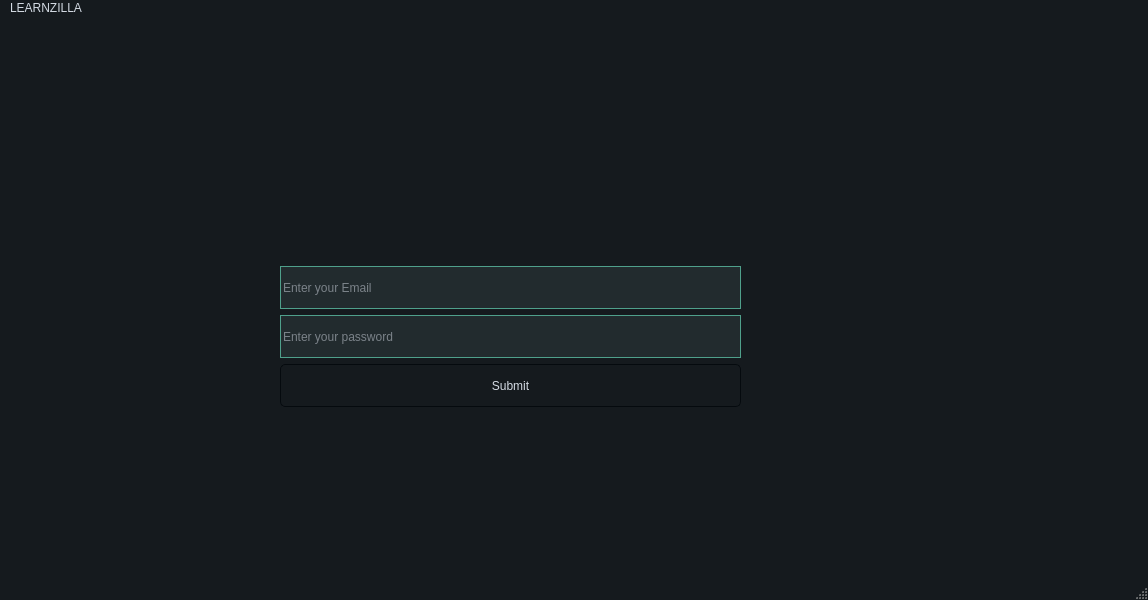
<?xml version="1.0" encoding="UTF-8"?>
<ui version="4.0">
 <class>MainWindow</class>
 <widget class="QMainWindow" name="MainWindow">
  <property name="geometry">
   <rect>
    <x>0</x>
    <y>0</y>
    <width>1148</width>
    <height>600</height>
   </rect>
  </property>
  <property name="font">
   <font>
    <family>Roman</family>
    <italic>false</italic>
    <bold>true</bold>
   </font>
  </property>
  <property name="windowTitle">
   <string>MainWindow</string>
  </property>
  <property name="styleSheet">
   <string notr="true">/*
ManjaroMix Style Sheet for QT Applications
Author: Jaime A. Quiroga P.
Company: GTRONICK
Last updated: 25/02/2020, 15:42.
Available at: https://github.com/GTRONICK/QSS/blob/master/ManjaroMix.qss
*/
QMainWindow {
	background-color:#151a1e;
}
QCalendar {
	background-color: #151a1e;
}
QTextEdit {
	border-width: 1px;
	border-style: solid;
	border-color: #4fa08b;
	background-color: #222b2e;
	color: #d3dae3;
}
QPlainTextEdit {
	border-width: 1px;
	border-style: solid;
	border-color: #4fa08b;
	background-color: #222b2e;
	color: #d3dae3;
}
QToolButton {
	border-style: solid;
	border-top-color: qlineargradient(spread:pad, x1:0.5, y1:1, x2:0.5, y2:0, stop:0 rgb(215, 215, 215), stop:1 rgb(222, 222, 222));
	border-right-color: qlineargradient(spread:pad, x1:0, y1:0.5, x2:1, y2:0.5, stop:0 rgb(217, 217, 217), stop:1 rgb(227, 227, 227));
	border-left-color: qlineargradient(spread:pad, x1:0, y1:0.5, x2:1, y2:0.5, stop:0 rgb(227, 227, 227), stop:1 rgb(217, 217, 217));
	border-bottom-color: qlineargradient(spread:pad, x1:0.5, y1:1, x2:0.5, y2:0, stop:0 rgb(215, 215, 215), stop:1 rgb(222, 222, 222));
	border-width: 1px;
	border-radius: 5px;
	color: #d3dae3;
	padding: 2px;
	background-color: rgb(255,255,255);
}
QToolButton:hover{
	border-style: solid;
	border-top-color: qlineargradient(spread:pad, x1:0.5, y1:1, x2:0.5, y2:0, stop:0 rgb(195, 195, 195), stop:1 rgb(222, 222, 222));
	border-right-color: qlineargradient(spread:pad, x1:0, y1:0.5, x2:1, y2:0.5, stop:0 rgb(197, 197, 197), stop:1 rgb(227, 227, 227));
	border-left-color: qlineargradient(spread:pad, x1:0, y1:0.5, x2:1, y2:0.5, stop:0 rgb(227, 227, 227), stop:1 rgb(197, 197, 197));
	border-bottom-color: qlineargradient(spread:pad, x1:0.5, y1:1, x2:0.5, y2:0, stop:0 rgb(195, 195, 195), stop:1 rgb(222, 222, 222));
	border-width: 1px;
	border-radius: 5px;
	color: rgb(0,0,0);
	padding: 2px;
	background-color: rgb(255,255,255);
}
QToolButton:pressed{
	border-style: solid;
	border-top-color: qlineargradient(spread:pad, x1:0.5, y1:1, x2:0.5, y2:0, stop:0 rgb(215, 215, 215), stop:1 rgb(222, 222, 222));
	border-right-color: qlineargradient(spread:pad, x1:0, y1:0.5, x2:1, y2:0.5, stop:0 rgb(217, 217, 217), stop:1 rgb(227, 227, 227));
	border-left-color: qlineargradient(spread:pad, x1:0, y1:0.5, x2:1, y2:0.5, stop:0 rgb(227, 227, 227), stop:1 rgb(217, 217, 217));
	border-bottom-color: qlineargradient(spread:pad, x1:0.5, y1:1, x2:0.5, y2:0, stop:0 rgb(215, 215, 215), stop:1 rgb(222, 222, 222));
	border-width: 1px;
	border-radius: 5px;
	color: rgb(0,0,0);
	padding: 2px;
	background-color: rgb(142,142,142);
}
QPushButton{
	border-style: solid;
	border-color: #050a0e;
	border-width: 1px;
	border-radius: 5px;
	color: #d3dae3;
	padding: 2px;
	background-color: #151a1e;
}
QPushButton::default{
	border-style: solid;
	border-color: #050a0e;
	border-width: 1px;
	border-radius: 5px;
	color: #FFFFFF;
	padding: 2px;
	background-color: #151a1e;;
}
QPushButton:hover{
	border-style: solid;
	border-color: #050a0e;
	border-width: 1px;
	border-radius: 5px;
	color: #d3dae3;
	padding: 2px;
	background-color: #1c1f1f;
}
QPushButton:pressed{
	border-style: solid;
	border-color: #050a0e;
	border-width: 1px;
	border-radius: 5px;
	color: #d3dae3;
	padding: 2px;
	background-color: #2c2f2f;
}
QPushButton:disabled{
	border-style: solid;
	border-top-color: qlineargradient(spread:pad, x1:0.5, y1:1, x2:0.5, y2:0, stop:0 rgb(215, 215, 215), stop:1 rgb(222, 222, 222));
	border-right-color: qlineargradient(spread:pad, x1:0, y1:0.5, x2:1, y2:0.5, stop:0 rgb(217, 217, 217), stop:1 rgb(227, 227, 227));
	border-left-color: qlineargradient(spread:pad, x1:0, y1:0.5, x2:1, y2:0.5, stop:0 rgb(227, 227, 227), stop:1 rgb(217, 217, 217));
	border-bottom-color: qlineargradient(spread:pad, x1:0.5, y1:1, x2:0.5, y2:0, stop:0 rgb(215, 215, 215), stop:1 rgb(222, 222, 222));
	border-width: 1px;
	border-radius: 5px;
	color: #808086;
	padding: 2px;
	background-color: rgb(142,142,142);
}
QLineEdit {
	border-width: 1px;
	border-style: solid;
	border-color: #4fa08b;
	background-color: #222b2e;
	color: #d3dae3;
}
QLabel {
	color: #d3dae3;
}
QLCDNumber {
	color: #4d9b87;
}
QProgressBar {
	text-align: center;
	color: #d3dae3;
	border-radius: 10px;
	border-color: transparent;
	border-style: solid;
	background-color: #52595d;
}
QProgressBar::chunk {
	background-color: #214037	;
	border-radius: 10px;
}
QMenuBar {
	background-color: #151a1e;
}
QMenuBar::item {
	color: #d3dae3;
  	spacing: 3px;
  	padding: 1px 4px;
	background-color: #151a1e;
}

QMenuBar::item:selected {
  	background-color: #252a2e;
	color: #FFFFFF;
}
QMenu {
	background-color: #151a1e;
}
QMenu::item:selected {
	background-color: #252a2e;
	color: #FFFFFF;
}
QMenu::item {
	color: #d3dae3;
	background-color: #151a1e;
}
QTabWidget {
	color:rgb(0,0,0);
	background-color:#000000;
}
QTabWidget::pane {
		border-color: #050a0e;
		background-color: #1e282c;
		border-style: solid;
		border-width: 1px;
    	border-bottom-left-radius: 4px;
		border-bottom-right-radius: 4px;
}
QTabBar::tab:first {
	border-style: solid;
	border-left-width:1px;
	border-right-width:0px;
	border-top-width:1px;
	border-bottom-width:0px;
	border-top-color: #050a0e;
	border-left-color: #050a0e;
	border-bottom-color: #050a0e;
	border-top-left-radius: 4px;
	color: #d3dae3;
	padding: 3px;
	margin-left:0px;
	background-color: #151a1e;
}
QTabBar::tab:last {
	border-style: solid;
	border-top-width:1px;
	border-left-width:1px;
	border-right-width:1px;
	border-bottom-width:0px;
	border-color: #050a0e;
	border-top-right-radius: 4px;
	color: #d3dae3;
	padding: 3px;
	margin-left:0px;
	background-color: #151a1e;
}
QTabBar::tab {
	border-style: solid;
	border-top-width:1px;
	border-bottom-width:0px;
	border-left-width:1px;
	border-top-color: #050a0e;
	border-left-color: #050a0e;
	border-bottom-color: #050a0e;
	color: #d3dae3;
	padding: 3px;
	margin-left:0px;
	background-color: #151a1e;
}
QTabBar::tab:selected, QTabBar::tab:last:selected, QTabBar::tab:hover {
  	border-style: solid;
  	border-left-width:1px;
	border-bottom-width:0px;
	border-right-color: transparent;
	border-top-color: #050a0e;
	border-left-color: #050a0e;
	border-bottom-color: #050a0e;
	color: #FFFFFF;
	padding: 3px;
	margin-left:0px;
	background-color: #1e282c;
}

QTabBar::tab:selected, QTabBar::tab:first:selected, QTabBar::tab:hover {
  	border-style: solid;
  	border-left-width:1px;
  	border-bottom-width:0px;
  	border-top-width:1px;
	border-right-color: transparent;
	border-top-color: #050a0e;
	border-left-color: #050a0e;
	border-bottom-color: #050a0e;
	color: #FFFFFF;
	padding: 3px;
	margin-left:0px;
	background-color: #1e282c;
}

QCheckBox {
	color: #d3dae3;
	padding: 2px;
}
QCheckBox:disabled {
	color: #808086;
	padding: 2px;
}

QCheckBox:hover {
	border-radius:4px;
	border-style:solid;
	padding-left: 1px;
	padding-right: 1px;
	padding-bottom: 1px;
	padding-top: 1px;
	border-width:1px;
	border-color: transparent;
}
QCheckBox::indicator:checked {

	height: 10px;
	width: 10px;
	border-style:solid;
	border-width: 1px;
	border-color: #4fa08b;
	color: #000000;
	background-color: qradialgradient(cx:0.4, cy:0.4, radius: 1.5,fx:0, fy:0, stop:0 #1e282c, stop:0.3 #1e282c, stop:0.4 #4fa08b, stop:0.5 #1e282c, stop:1 #1e282c);
}
QCheckBox::indicator:unchecked {

	height: 10px;
	width: 10px;
	border-style:solid;
	border-width: 1px;
	border-color: #4fa08b;
	color: #000000;
}
QRadioButton {
	color: #d3dae3;
	padding: 1px;
}
QRadioButton::indicator:checked {
	height: 10px;
	width: 10px;
	border-style:solid;
	border-radius:5px;
	border-width: 1px;
	border-color: #4fa08b;
	color: #a9b7c6;
	background-color: qradialgradient(cx:0.5, cy:0.5, radius:0.4,fx:0.5, fy:0.5, stop:0 #4fa08b, stop:1 #1e282c);
}
QRadioButton::indicator:!checked {
	height: 10px;
	width: 10px;
	border-style:solid;
	border-radius:5px;
	border-width: 1px;
	border-color: #4fa08b;
	color: #a9b7c6;
	background-color: transparent;
}
QStatusBar {
	color:#027f7f;
}
QSpinBox {
	color: #d3dae3;
	background-color: #222b2e;
	border-width: 1px;
	border-style: solid;
	border-color: #4fa08b;
}
QDoubleSpinBox {
	color: #d3dae3;
	background-color: #222b2e;
	border-width: 1px;
	border-style: solid;
	border-color: #4fa08b;
}
QTimeEdit {
	color: #d3dae3;
	background-color: #222b2e;
	border-width: 1px;
	border-style: solid;
	border-color: #4fa08b;
}
QDateTimeEdit {
	color: #d3dae3;
	background-color: #222b2e;
	border-width: 1px;
	border-style: solid;
	border-color: #4fa08b;
}
QDateEdit {
	color: #d3dae3;
	background-color: #222b2e;
	border-width: 1px;
	border-style: solid;
	border-color: #4fa08b;
}
QFontComboBox {
	color: #d3dae3;
	background-color: #222b2e;
	border-width: 1px;
	border-style: solid;
	border-color: #4fa08b;
}
QComboBox {
	color: #d3dae3;
	background-color: #222b2e;
	border-width: 1px;
	border-style: solid;
	border-color: #4fa08b;
}

QDial {
	background: #16a085;
}

QToolBox {
	color: #a9b7c6;
	background-color: #222b2e;
}
QToolBox::tab {
	color: #a9b7c6;
	background-color:#222b2e;
}
QToolBox::tab:selected {
	color: #FFFFFF;
	background-color:#222b2e;
}
QScrollArea {
	color: #FFFFFF;
	background-color:#222b2e;
}
QSlider::groove:horizontal {
	height: 5px;
	background-color: #52595d;
}
QSlider::groove:vertical {
	width: 5px;
	background-color: #52595d;
}
QSlider::handle:horizontal {
	background: #1a2224;
	border-style: solid;
	border-width: 1px;
	border-color: rgb(207,207,207);
	width: 12px;
	margin: -5px 0;
	border-radius: 7px;
}
QSlider::handle:vertical {
	background: #1a2224;
	border-style: solid;
	border-width: 1px;
	border-color: rgb(207,207,207);
	height: 12px;
	margin: 0 -5px;
	border-radius: 7px;
}
QSlider::add-page:horizontal {
    background: #52595d;
}
QSlider::add-page:vertical {
    background: #52595d;
}
QSlider::sub-page:horizontal {
    background-color: #15433a;
}
QSlider::sub-page:vertical {
    background-color: #15433a;
}
QScrollBar:horizontal {
	max-height: 10px;
	border: 1px transparent grey;
	margin: 0px 20px 0px 20px;
	background: transparent;
}
QScrollBar:vertical {
	max-width: 10px;
	border: 1px transparent grey;
	margin: 20px 0px 20px 0px;
	background: transparent;
}
QScrollBar::handle:horizontal {
	background: #52595d;
	border-style: transparent;
	border-radius: 4px;
	min-width: 25px;
}
QScrollBar::handle:horizontal:hover {
	background: #58a492;
	border-style: transparent;
	border-radius: 4px;
	min-width: 25px;
}
QScrollBar::handle:vertical {
	background: #52595d;
	border-style: transparent;
	border-radius: 4px;
	min-height: 25px;
}
QScrollBar::handle:vertical:hover {
	background: #58a492;
	border-style: transparent;
	border-radius: 4px;
	min-height: 25px;
}
QScrollBar::add-line:horizontal {
   border: 2px transparent grey;
   border-top-right-radius: 4px;
   border-bottom-right-radius: 4px;
   background: #15433a;
   width: 20px;
   subcontrol-position: right;
   subcontrol-origin: margin;
}
QScrollBar::add-line:horizontal:pressed {
   border: 2px transparent grey;
   border-top-right-radius: 4px;
   border-bottom-right-radius: 4px;
   background: rgb(181,181,181);
   width: 20px;
   subcontrol-position: right;
   subcontrol-origin: margin;
}
QScrollBar::add-line:vertical {
   border: 2px transparent grey;
   border-bottom-left-radius: 4px;
   border-bottom-right-radius: 4px;
   background: #15433a;
   height: 20px;
   subcontrol-position: bottom;
   subcontrol-origin: margin;
}
QScrollBar::add-line:vertical:pressed {
   border: 2px transparent grey;
   border-bottom-left-radius: 4px;
   border-bottom-right-radius: 4px;
   background: rgb(181,181,181);
   height: 20px;
   subcontrol-position: bottom;
   subcontrol-origin: margin;
}
QScrollBar::sub-line:horizontal {
   border: 2px transparent grey;
   border-top-left-radius: 4px;
   border-bottom-left-radius: 4px;
   background: #15433a;
   width: 20px;
   subcontrol-position: left;
   subcontrol-origin: margin;
}
QScrollBar::sub-line:horizontal:pressed {
   border: 2px transparent grey;
   border-top-left-radius: 4px;
   border-bottom-left-radius: 4px;
   background: rgb(181,181,181);
   width: 20px;
   subcontrol-position: left;
   subcontrol-origin: margin;
}
QScrollBar::sub-line:vertical {
   border: 2px transparent grey;
   border-top-left-radius: 4px;
   border-top-right-radius: 4px;
   background: #15433a;
   height: 20px;
   subcontrol-position: top;
   subcontrol-origin: margin;
}
QScrollBar::sub-line:vertical:pressed {
   border: 2px transparent grey;
   border-top-left-radius: 4px;
   border-top-right-radius: 4px;
   background: rgb(181,181,181);
   height: 20px;
   subcontrol-position: top;
   subcontrol-origin: margin;
}

QScrollBar::add-page:horizontal, QScrollBar::sub-page:horizontal {
   background: none;
}
QScrollBar::add-page:vertical, QScrollBar::sub-page:vertical {
   background: none;
}
</string>
  </property>
  <widget class="QWidget" name="centralwidget">
   <widget class="QLabel" name="label_pic">
    <property name="geometry">
     <rect>
      <x>300</x>
      <y>50</y>
      <width>551</width>
      <height>161</height>
     </rect>
    </property>
    <property name="text">
     <string/>
    </property>
   </widget>
   <widget class="QWidget" name="layoutWidget">
    <property name="geometry">
     <rect>
      <x>280</x>
      <y>250</y>
      <width>461</width>
      <height>141</height>
     </rect>
    </property>
    <layout class="QVBoxLayout" name="verticalLayout">
     <item>
      <layout class="QHBoxLayout" name="horizontalLayout">
       <item>
        <widget class="QLineEdit" name="line_email">
         <property name="sizePolicy">
          <sizepolicy hsizetype="Preferred" vsizetype="Preferred">
           <horstretch>0</horstretch>
           <verstretch>0</verstretch>
          </sizepolicy>
         </property>
         <property name="text">
          <string extracomment="Enter your email"/>
         </property>
         <property name="placeholderText">
          <string>Enter your Email</string>
         </property>
        </widget>
       </item>
      </layout>
     </item>
     <item>
      <layout class="QHBoxLayout" name="horizontalLayout_2">
       <item>
        <widget class="QLineEdit" name="lineEdit_password">
         <property name="sizePolicy">
          <sizepolicy hsizetype="Preferred" vsizetype="Preferred">
           <horstretch>0</horstretch>
           <verstretch>0</verstretch>
          </sizepolicy>
         </property>
         <property name="toolTip">
          <string/>
         </property>
         <property name="inputMask">
          <string/>
         </property>
         <property name="text">
          <string/>
         </property>
         <property name="echoMode">
          <enum>QLineEdit::Password</enum>
         </property>
         <property name="placeholderText">
          <string>Enter your password</string>
         </property>
        </widget>
       </item>
      </layout>
     </item>
     <item>
      <widget class="QPushButton" name="pushButton_submit">
       <property name="sizePolicy">
        <sizepolicy hsizetype="Preferred" vsizetype="Preferred">
         <horstretch>0</horstretch>
         <verstretch>0</verstretch>
        </sizepolicy>
       </property>
       <property name="text">
        <string>Submit</string>
       </property>
       <property name="shortcut">
        <string>Return</string>
       </property>
      </widget>
     </item>
    </layout>
   </widget>
  </widget>
  <widget class="QMenuBar" name="menubar">
   <property name="geometry">
    <rect>
     <x>0</x>
     <y>0</y>
     <width>1148</width>
     <height>23</height>
    </rect>
   </property>
   <widget class="QMenu" name="menuLEARNZILLA">
    <property name="title">
     <string>LEARNZILLA</string>
    </property>
   </widget>
   <addaction name="menuLEARNZILLA"/>
  </widget>
  <widget class="QStatusBar" name="statusbar"/>
 </widget>
 <resources/>
 <connections/>
</ui>
